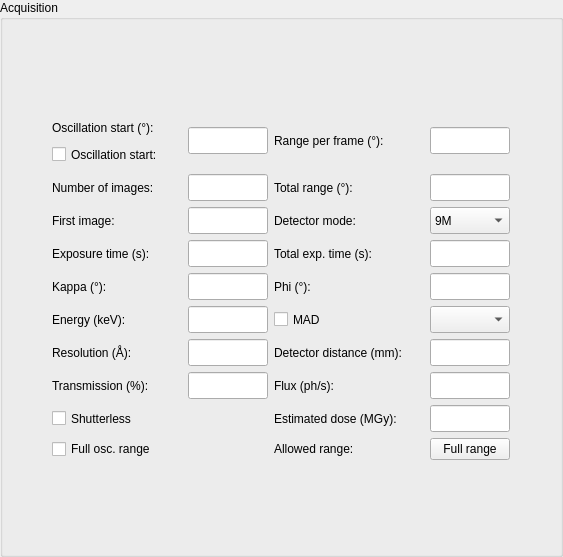
<?xml version="1.0" encoding="UTF-8"?>
<ui version="4.0">
 <class>AcquisitionWidgetVerticalLayout</class>
 <widget class="QWidget" name="AcquisitionWidgetVerticalLayout">
  <property name="geometry">
   <rect>
    <x>0</x>
    <y>0</y>
    <width>563</width>
    <height>557</height>
   </rect>
  </property>
  <property name="sizePolicy">
   <sizepolicy hsizetype="Preferred" vsizetype="Preferred">
    <horstretch>0</horstretch>
    <verstretch>0</verstretch>
   </sizepolicy>
  </property>
  <property name="maximumSize">
   <size>
    <width>32767</width>
    <height>32767</height>
   </size>
  </property>
  <property name="windowTitle">
   <string>Acquisition widget</string>
  </property>
  <layout class="QGridLayout" name="gridLayout">
   <property name="leftMargin">
    <number>0</number>
   </property>
   <property name="topMargin">
    <number>0</number>
   </property>
   <property name="rightMargin">
    <number>0</number>
   </property>
   <property name="bottomMargin">
    <number>0</number>
   </property>
   <item row="0" column="0">
    <widget class="QGroupBox" name="acq_gbox">
     <property name="sizePolicy">
      <sizepolicy hsizetype="Preferred" vsizetype="Fixed">
       <horstretch>0</horstretch>
       <verstretch>0</verstretch>
      </sizepolicy>
     </property>
     <property name="maximumSize">
      <size>
       <width>32767</width>
       <height>32767</height>
      </size>
     </property>
     <property name="title">
      <string>Acquisition</string>
     </property>
     <layout class="QGridLayout" name="gridLayout_3">
      <item row="0" column="0">
       <layout class="QGridLayout" name="gridLayout_2">
        <item row="0" column="0">
         <layout class="QVBoxLayout" name="verticalLayout">
          <property name="spacing">
           <number>0</number>
          </property>
          <property name="leftMargin">
           <number>0</number>
          </property>
          <property name="topMargin">
           <number>0</number>
          </property>
          <item>
           <widget class="QLabel" name="osc_start_label">
            <property name="minimumSize">
             <size>
              <width>0</width>
              <height>27</height>
             </size>
            </property>
            <property name="maximumSize">
             <size>
              <width>16777215</width>
              <height>27</height>
             </size>
            </property>
            <property name="text">
             <string>Oscillation start (°):</string>
            </property>
           </widget>
          </item>
          <item>
           <widget class="QCheckBox" name="osc_start_cbox">
            <property name="sizePolicy">
             <sizepolicy hsizetype="Preferred" vsizetype="Preferred">
              <horstretch>0</horstretch>
              <verstretch>0</verstretch>
             </sizepolicy>
            </property>
            <property name="minimumSize">
             <size>
              <width>0</width>
              <height>27</height>
             </size>
            </property>
            <property name="maximumSize">
             <size>
              <width>130</width>
              <height>27</height>
             </size>
            </property>
            <property name="text">
             <string>Oscillation start:</string>
            </property>
           </widget>
          </item>
         </layout>
        </item>
        <item row="0" column="1">
         <widget class="QLineEdit" name="osc_start_ledit">
          <property name="enabled">
           <bool>true</bool>
          </property>
          <property name="minimumSize">
           <size>
            <width>80</width>
            <height>27</height>
           </size>
          </property>
          <property name="maximumSize">
           <size>
            <width>80</width>
            <height>27</height>
           </size>
          </property>
         </widget>
        </item>
        <item row="0" column="2">
         <widget class="QLabel" name="osc_range_label">
          <property name="minimumSize">
           <size>
            <width>0</width>
            <height>27</height>
           </size>
          </property>
          <property name="maximumSize">
           <size>
            <width>150</width>
            <height>27</height>
           </size>
          </property>
          <property name="text">
           <string>Range per frame (°):</string>
          </property>
          <property name="wordWrap">
           <bool>false</bool>
          </property>
         </widget>
        </item>
        <item row="0" column="3">
         <widget class="QLineEdit" name="osc_range_ledit">
          <property name="minimumSize">
           <size>
            <width>80</width>
            <height>27</height>
           </size>
          </property>
          <property name="maximumSize">
           <size>
            <width>80</width>
            <height>27</height>
           </size>
          </property>
         </widget>
        </item>
        <item row="1" column="0">
         <widget class="QLabel" name="num_images_label">
          <property name="minimumSize">
           <size>
            <width>0</width>
            <height>27</height>
           </size>
          </property>
          <property name="maximumSize">
           <size>
            <width>16777215</width>
            <height>27</height>
           </size>
          </property>
          <property name="acceptDrops">
           <bool>true</bool>
          </property>
          <property name="text">
           <string>Number of images:</string>
          </property>
          <property name="wordWrap">
           <bool>false</bool>
          </property>
         </widget>
        </item>
        <item row="1" column="1">
         <widget class="QLineEdit" name="num_images_ledit">
          <property name="minimumSize">
           <size>
            <width>80</width>
            <height>27</height>
           </size>
          </property>
          <property name="maximumSize">
           <size>
            <width>80</width>
            <height>27</height>
           </size>
          </property>
         </widget>
        </item>
        <item row="1" column="2">
         <widget class="QLabel" name="osc_total_range_label">
          <property name="minimumSize">
           <size>
            <width>0</width>
            <height>27</height>
           </size>
          </property>
          <property name="maximumSize">
           <size>
            <width>150</width>
            <height>27</height>
           </size>
          </property>
          <property name="text">
           <string>Total range (°):</string>
          </property>
         </widget>
        </item>
        <item row="1" column="3">
         <widget class="QLineEdit" name="osc_total_range_ledit">
          <property name="sizePolicy">
           <sizepolicy hsizetype="Fixed" vsizetype="Fixed">
            <horstretch>0</horstretch>
            <verstretch>0</verstretch>
           </sizepolicy>
          </property>
          <property name="minimumSize">
           <size>
            <width>80</width>
            <height>27</height>
           </size>
          </property>
          <property name="maximumSize">
           <size>
            <width>80</width>
            <height>27</height>
           </size>
          </property>
         </widget>
        </item>
        <item row="2" column="0">
         <widget class="QLabel" name="first_image_label">
          <property name="minimumSize">
           <size>
            <width>0</width>
            <height>27</height>
           </size>
          </property>
          <property name="maximumSize">
           <size>
            <width>16777215</width>
            <height>27</height>
           </size>
          </property>
          <property name="text">
           <string>First image:</string>
          </property>
          <property name="wordWrap">
           <bool>false</bool>
          </property>
         </widget>
        </item>
        <item row="2" column="1">
         <widget class="QLineEdit" name="first_image_ledit">
          <property name="sizePolicy">
           <sizepolicy hsizetype="Expanding" vsizetype="Preferred">
            <horstretch>0</horstretch>
            <verstretch>0</verstretch>
           </sizepolicy>
          </property>
          <property name="minimumSize">
           <size>
            <width>80</width>
            <height>27</height>
           </size>
          </property>
          <property name="maximumSize">
           <size>
            <width>80</width>
            <height>27</height>
           </size>
          </property>
         </widget>
        </item>
        <item row="2" column="2">
         <widget class="QLabel" name="detector_roi_mode_label">
          <property name="enabled">
           <bool>true</bool>
          </property>
          <property name="sizePolicy">
           <sizepolicy hsizetype="Fixed" vsizetype="Preferred">
            <horstretch>0</horstretch>
            <verstretch>0</verstretch>
           </sizepolicy>
          </property>
          <property name="minimumSize">
           <size>
            <width>0</width>
            <height>27</height>
           </size>
          </property>
          <property name="maximumSize">
           <size>
            <width>150</width>
            <height>27</height>
           </size>
          </property>
          <property name="text">
           <string>Detector mode:</string>
          </property>
          <property name="wordWrap">
           <bool>false</bool>
          </property>
         </widget>
        </item>
        <item row="2" column="3">
         <widget class="QComboBox" name="detector_roi_mode_combo">
          <property name="enabled">
           <bool>true</bool>
          </property>
          <property name="minimumSize">
           <size>
            <width>80</width>
            <height>27</height>
           </size>
          </property>
          <property name="maximumSize">
           <size>
            <width>80</width>
            <height>27</height>
           </size>
          </property>
          <property name="toolTip">
           <string>Select necesaary detector mode</string>
          </property>
          <item>
           <property name="text">
            <string>9M</string>
           </property>
          </item>
          <item>
           <property name="text">
            <string>4M</string>
           </property>
          </item>
         </widget>
        </item>
        <item row="3" column="0">
         <widget class="QLabel" name="exp_time_label">
          <property name="minimumSize">
           <size>
            <width>0</width>
            <height>27</height>
           </size>
          </property>
          <property name="maximumSize">
           <size>
            <width>16777215</width>
            <height>27</height>
           </size>
          </property>
          <property name="text">
           <string>Exposure time (s):</string>
          </property>
          <property name="wordWrap">
           <bool>false</bool>
          </property>
         </widget>
        </item>
        <item row="3" column="1">
         <widget class="QLineEdit" name="exp_time_ledit">
          <property name="minimumSize">
           <size>
            <width>80</width>
            <height>27</height>
           </size>
          </property>
          <property name="maximumSize">
           <size>
            <width>80</width>
            <height>27</height>
           </size>
          </property>
         </widget>
        </item>
        <item row="3" column="2">
         <widget class="QLabel" name="total_exp_time_label">
          <property name="text">
           <string>Total exp. time (s):</string>
          </property>
         </widget>
        </item>
        <item row="3" column="3">
         <widget class="QLineEdit" name="exp_time_total_ledit">
          <property name="minimumSize">
           <size>
            <width>80</width>
            <height>27</height>
           </size>
          </property>
          <property name="maximumSize">
           <size>
            <width>80</width>
            <height>27</height>
           </size>
          </property>
         </widget>
        </item>
        <item row="4" column="0">
         <widget class="QLabel" name="kappa_label">
          <property name="minimumSize">
           <size>
            <width>0</width>
            <height>27</height>
           </size>
          </property>
          <property name="maximumSize">
           <size>
            <width>16777215</width>
            <height>27</height>
           </size>
          </property>
          <property name="text">
           <string>Kappa (°):</string>
          </property>
          <property name="wordWrap">
           <bool>false</bool>
          </property>
         </widget>
        </item>
        <item row="4" column="1">
         <widget class="QLineEdit" name="kappa_ledit">
          <property name="minimumSize">
           <size>
            <width>80</width>
            <height>27</height>
           </size>
          </property>
          <property name="maximumSize">
           <size>
            <width>80</width>
            <height>27</height>
           </size>
          </property>
         </widget>
        </item>
        <item row="4" column="2">
         <widget class="QLabel" name="kappa_phi_label">
          <property name="minimumSize">
           <size>
            <width>0</width>
            <height>27</height>
           </size>
          </property>
          <property name="maximumSize">
           <size>
            <width>150</width>
            <height>27</height>
           </size>
          </property>
          <property name="text">
           <string>Phi (°):</string>
          </property>
          <property name="wordWrap">
           <bool>false</bool>
          </property>
         </widget>
        </item>
        <item row="4" column="3">
         <widget class="QLineEdit" name="kappa_phi_ledit">
          <property name="minimumSize">
           <size>
            <width>80</width>
            <height>27</height>
           </size>
          </property>
          <property name="maximumSize">
           <size>
            <width>80</width>
            <height>27</height>
           </size>
          </property>
         </widget>
        </item>
        <item row="5" column="0">
         <widget class="QLabel" name="energy_label">
          <property name="minimumSize">
           <size>
            <width>0</width>
            <height>27</height>
           </size>
          </property>
          <property name="maximumSize">
           <size>
            <width>16777215</width>
            <height>27</height>
           </size>
          </property>
          <property name="text">
           <string>Energy (keV):</string>
          </property>
          <property name="wordWrap">
           <bool>false</bool>
          </property>
         </widget>
        </item>
        <item row="5" column="1">
         <widget class="QLineEdit" name="energy_ledit">
          <property name="minimumSize">
           <size>
            <width>80</width>
            <height>27</height>
           </size>
          </property>
          <property name="maximumSize">
           <size>
            <width>80</width>
            <height>27</height>
           </size>
          </property>
         </widget>
        </item>
        <item row="5" column="2">
         <widget class="QCheckBox" name="mad_cbox">
          <property name="minimumSize">
           <size>
            <width>0</width>
            <height>27</height>
           </size>
          </property>
          <property name="maximumSize">
           <size>
            <width>150</width>
            <height>27</height>
           </size>
          </property>
          <property name="toolTip">
           <string>Check to use energies from energy scan</string>
          </property>
          <property name="text">
           <string>MAD</string>
          </property>
         </widget>
        </item>
        <item row="5" column="3">
         <widget class="QComboBox" name="energies_combo">
          <property name="minimumSize">
           <size>
            <width>80</width>
            <height>27</height>
           </size>
          </property>
          <property name="maximumSize">
           <size>
            <width>80</width>
            <height>27</height>
           </size>
          </property>
          <property name="toolTip">
           <string>Check to use energies from energy scan</string>
          </property>
         </widget>
        </item>
        <item row="6" column="0">
         <widget class="QLabel" name="resolution_label">
          <property name="minimumSize">
           <size>
            <width>0</width>
            <height>27</height>
           </size>
          </property>
          <property name="maximumSize">
           <size>
            <width>16777215</width>
            <height>27</height>
           </size>
          </property>
          <property name="text">
           <string>Resolution (Å):</string>
          </property>
          <property name="wordWrap">
           <bool>false</bool>
          </property>
         </widget>
        </item>
        <item row="6" column="1">
         <widget class="QLineEdit" name="resolution_ledit">
          <property name="minimumSize">
           <size>
            <width>80</width>
            <height>27</height>
           </size>
          </property>
          <property name="maximumSize">
           <size>
            <width>80</width>
            <height>27</height>
           </size>
          </property>
         </widget>
        </item>
        <item row="6" column="2">
         <widget class="QLabel" name="detector_distance_label">
          <property name="minimumSize">
           <size>
            <width>0</width>
            <height>27</height>
           </size>
          </property>
          <property name="maximumSize">
           <size>
            <width>150</width>
            <height>27</height>
           </size>
          </property>
          <property name="text">
           <string>Detector distance (mm):</string>
          </property>
         </widget>
        </item>
        <item row="6" column="3">
         <widget class="QLineEdit" name="detector_distance_ledit">
          <property name="minimumSize">
           <size>
            <width>80</width>
            <height>27</height>
           </size>
          </property>
          <property name="maximumSize">
           <size>
            <width>80</width>
            <height>27</height>
           </size>
          </property>
         </widget>
        </item>
        <item row="7" column="0">
         <widget class="QLabel" name="transmission_label">
          <property name="sizePolicy">
           <sizepolicy hsizetype="Preferred" vsizetype="Preferred">
            <horstretch>0</horstretch>
            <verstretch>0</verstretch>
           </sizepolicy>
          </property>
          <property name="minimumSize">
           <size>
            <width>0</width>
            <height>27</height>
           </size>
          </property>
          <property name="maximumSize">
           <size>
            <width>16777215</width>
            <height>27</height>
           </size>
          </property>
          <property name="text">
           <string>Transmission (%):</string>
          </property>
          <property name="wordWrap">
           <bool>false</bool>
          </property>
         </widget>
        </item>
        <item row="7" column="1">
         <widget class="QLineEdit" name="transmission_ledit">
          <property name="minimumSize">
           <size>
            <width>80</width>
            <height>27</height>
           </size>
          </property>
          <property name="maximumSize">
           <size>
            <width>80</width>
            <height>27</height>
           </size>
          </property>
         </widget>
        </item>
        <item row="7" column="2">
         <widget class="QLabel" name="flux_label">
          <property name="minimumSize">
           <size>
            <width>0</width>
            <height>27</height>
           </size>
          </property>
          <property name="maximumSize">
           <size>
            <width>150</width>
            <height>27</height>
           </size>
          </property>
          <property name="text">
           <string>Flux (ph/s):</string>
          </property>
         </widget>
        </item>
        <item row="7" column="3">
         <widget class="QLineEdit" name="flux_ledit">
          <property name="minimumSize">
           <size>
            <width>80</width>
            <height>27</height>
           </size>
          </property>
          <property name="maximumSize">
           <size>
            <width>80</width>
            <height>27</height>
           </size>
          </property>
         </widget>
        </item>
        <item row="8" column="0">
         <widget class="QCheckBox" name="shutterless_cbx">
          <property name="minimumSize">
           <size>
            <width>0</width>
            <height>27</height>
           </size>
          </property>
          <property name="maximumSize">
           <size>
            <width>16777215</width>
            <height>27</height>
           </size>
          </property>
          <property name="text">
           <string>Shutterless</string>
          </property>
         </widget>
        </item>
        <item row="8" column="2">
         <widget class="QLabel" name="dose_label">
          <property name="minimumSize">
           <size>
            <width>0</width>
            <height>27</height>
           </size>
          </property>
          <property name="maximumSize">
           <size>
            <width>150</width>
            <height>27</height>
           </size>
          </property>
          <property name="text">
           <string>Estimated dose (MGy):</string>
          </property>
         </widget>
        </item>
        <item row="8" column="3">
         <widget class="QLineEdit" name="dose_ledit">
          <property name="minimumSize">
           <size>
            <width>80</width>
            <height>27</height>
           </size>
          </property>
          <property name="maximumSize">
           <size>
            <width>80</width>
            <height>27</height>
           </size>
          </property>
         </widget>
        </item>
        <item row="9" column="0" colspan="2">
         <widget class="QCheckBox" name="max_osc_range_cbx">
          <property name="enabled">
           <bool>true</bool>
          </property>
          <property name="text">
           <string>Full osc. range</string>
          </property>
         </widget>
        </item>
        <item row="9" column="2">
         <widget class="QLabel" name="set_max_osc_range_label">
          <property name="enabled">
           <bool>true</bool>
          </property>
          <property name="text">
           <string>Allowed range:</string>
          </property>
         </widget>
        </item>
        <item row="9" column="3">
         <widget class="QPushButton" name="set_max_osc_range_button">
          <property name="enabled">
           <bool>true</bool>
          </property>
          <property name="sizePolicy">
           <sizepolicy hsizetype="Fixed" vsizetype="Fixed">
            <horstretch>0</horstretch>
            <verstretch>0</verstretch>
           </sizepolicy>
          </property>
          <property name="minimumSize">
           <size>
            <width>80</width>
            <height>0</height>
           </size>
          </property>
          <property name="maximumSize">
           <size>
            <width>80</width>
            <height>16777215</height>
           </size>
          </property>
          <property name="toolTip">
           <string>Set maximum allowed oscillation range</string>
          </property>
          <property name="text">
           <string>Full range</string>
          </property>
         </widget>
        </item>
       </layout>
      </item>
     </layout>
    </widget>
   </item>
  </layout>
 </widget>
 <layoutdefault spacing="6" margin="11"/>
 <pixmapfunction>qPixmapFromMimeSource</pixmapfunction>
 <resources/>
 <connections/>
</ui>
